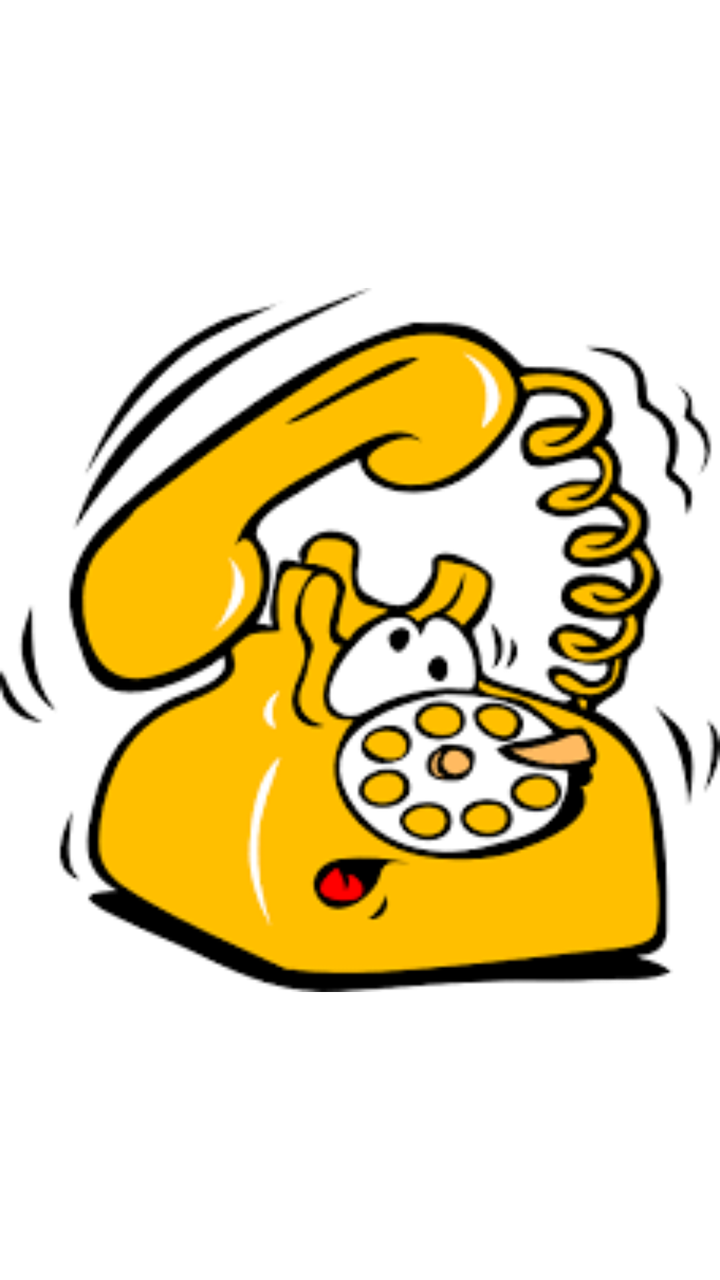
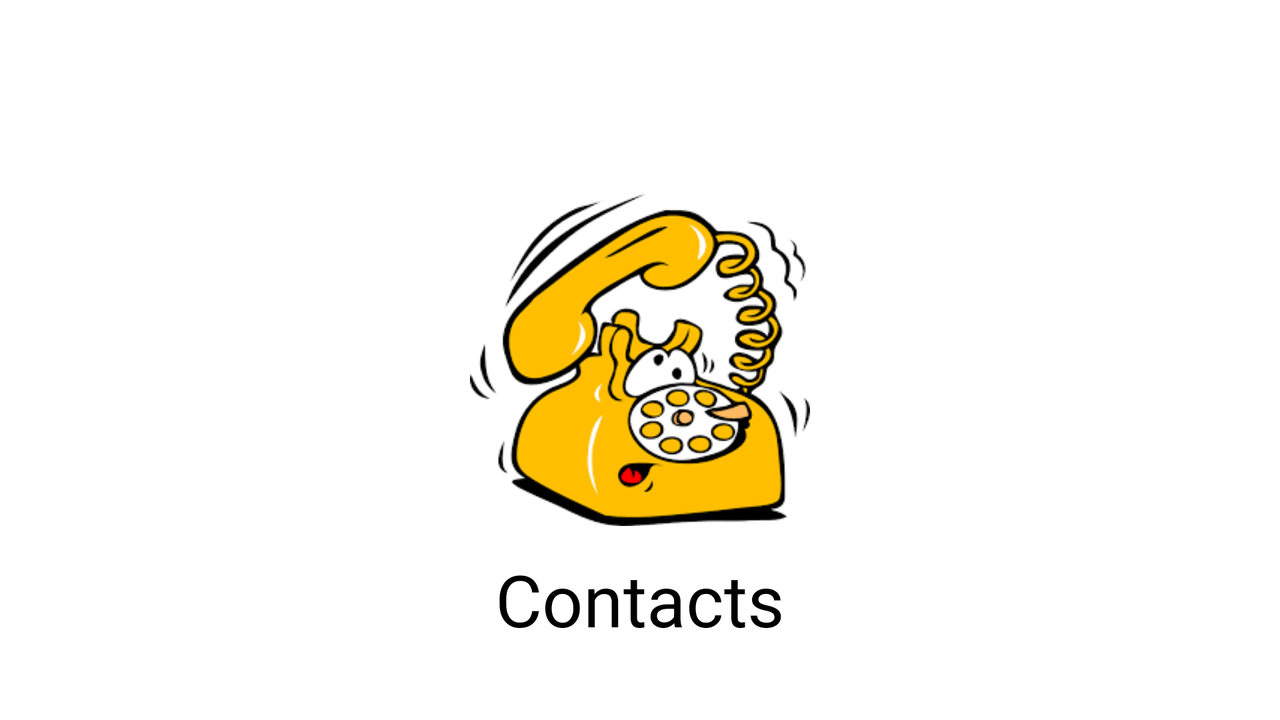

One screen, two layout resources from the same app: the default and the author's alternative for another configuration. Each is rendered where Android would select it; the XML of both is given below.
<!-- AndroidManifest.xml: activity theme Theme.AppCompat.NoActionBar -->
<!-- res/layout/activity_splash.xml -->
<LinearLayout xmlns:android="http://schemas.android.com/apk/res/android"
    android:layout_width="match_parent"
    android:layout_height="match_parent"
    android:orientation="vertical"
    android:background="#FFFFFF">
    <ImageView
        android:src="@drawable/funnyphone"
        android:layout_width="fill_parent"
        android:layout_height="fill_parent"
        />
</LinearLayout>
<!-- resources referenced by this layout -->
<resources>
  <!-- drawable funnyphone: png bitmap (drawable, 10933 bytes) -->
</resources>
<!-- res/layout-land/activity_splash.xml (the author's variant of the layout above) -->
<!-- drawn on the phone turned sideways -->
<RelativeLayout xmlns:android="http://schemas.android.com/apk/res/android"
    android:layout_width="match_parent"
    android:layout_height="match_parent"
    android:orientation="vertical"
    android:background="#FFFFFF">
    <ImageView
        android:id="@+id/ivSplashImage"
        android:src="@drawable/funnyphone"
        android:layout_width="170dp"
        android:layout_height="220dp"
        android:layout_centerVertical="true"
        android:layout_centerHorizontal="true"
        />
    <TextView
        android:layout_width="wrap_content"
        android:layout_height="wrap_content"
        android:layout_centerHorizontal="true"
        android:layout_below="@id/ivSplashImage"
        android:text="Contacts"
        android:textSize="36dp"
        android:textColor="#000"
        android:layout_marginTop="-15dp"

        />
</RelativeLayout>
